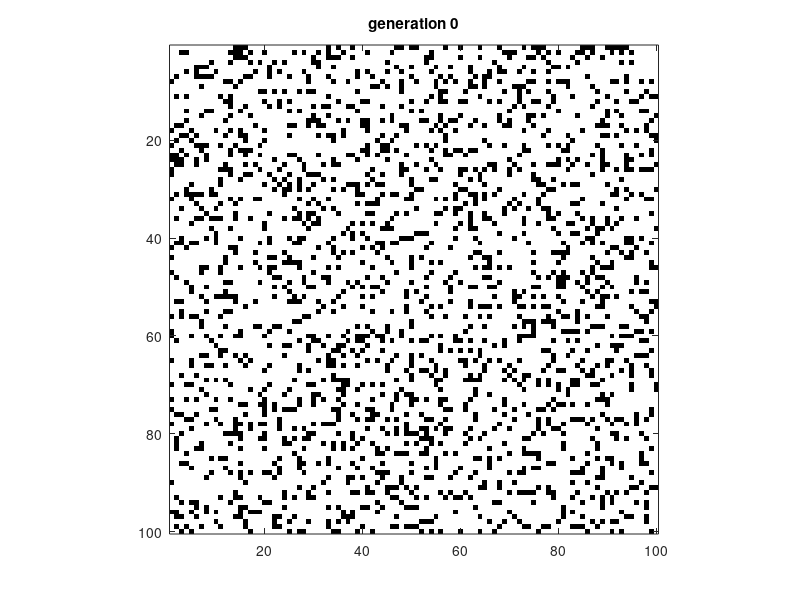

MATLAB code to generate this figure: (Note: this script raises an error after producing the figure.)
%%%%%%%%%%%%%%%%%%%%%%%%%%%%%%%%%%%%%%%%%%%
%%%   T H E   G A M E   O F   L I F E   %%%
%%%   Necessary function                %%%
%%%   - evolve                          %%%
%%%   Additional functions              %%%
%%%   - sprout                          %%%
%%%   - kill                            %%%
%%%                                     %%%
%%%   by M. G. Poirot  , feb 11 2014    %%%
%%%%%%%%%%%%%%%%%%%%%%%%%%%%%%%%%%%%%%%%%%%
set(0,'DefaultFigureWindowStyle','docked') 
clear all;close all;clc;

global n g m 

%% Set matrix size
n = 100;
t = 0.1;

%% Interface
disp('    T H E   G A M E   O F   L I F E');
disp(horzcat('Matrix size          ',int2str(n)));
disp(horzcat('Generation interval  ',num2str(t),'s'));
disp('Commands:')
disp('    "start(game)"    start the game')
disp('    "stop(game)"     stop the game')
disp('    "evolve"         evolve one generation')
disp('    "kill"           kill many by overcrowding')
disp('    "sprout"         generate life from emptness')
disp(' ')

%% Plot
g = 0;
m = round(rand(n,n)-0.3);

imagesc(m);
colormap(flipud(gray));
title(['generation ' num2str(g)])
axis square

%% Timer
game = timer;
game.executionMode = 'fixedRate';
game.period = t;
game.TimerFcn = @(myTimerObj, thisEvent)evolve();